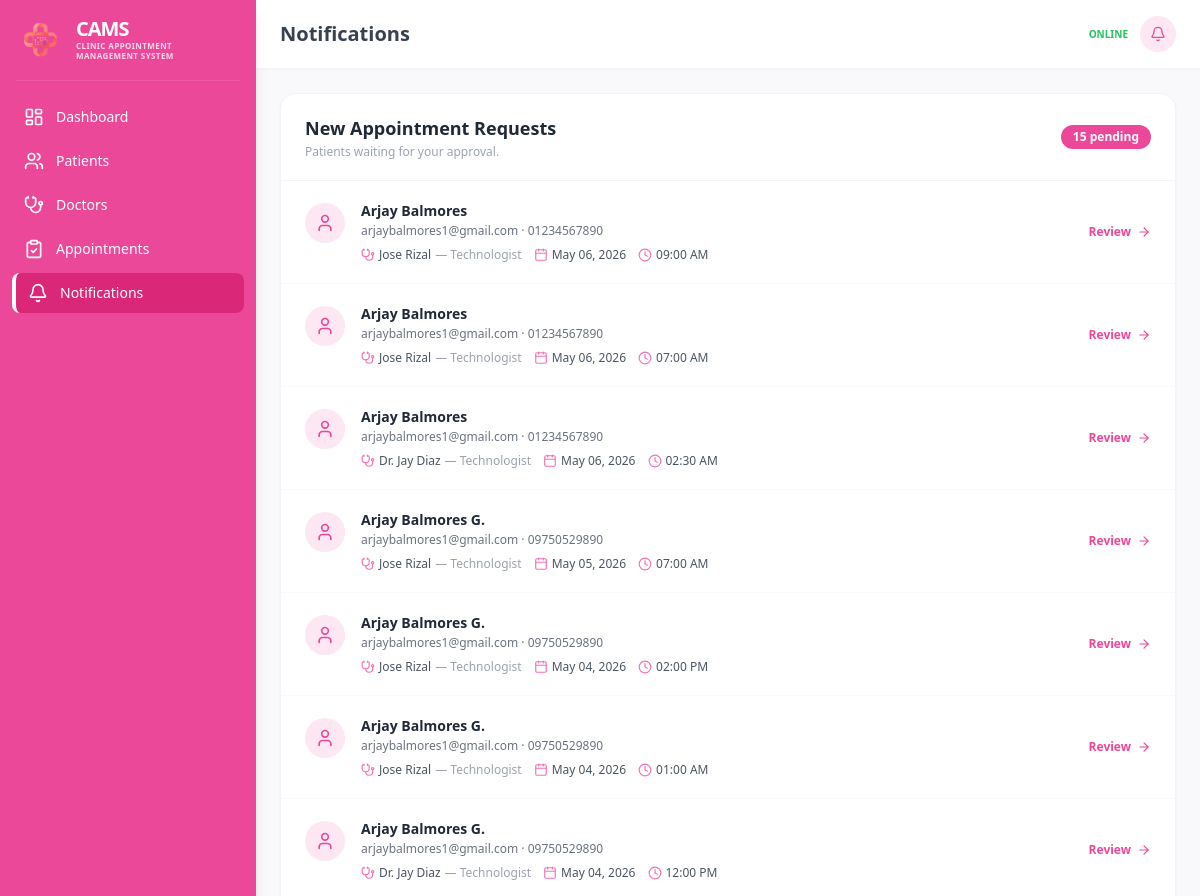
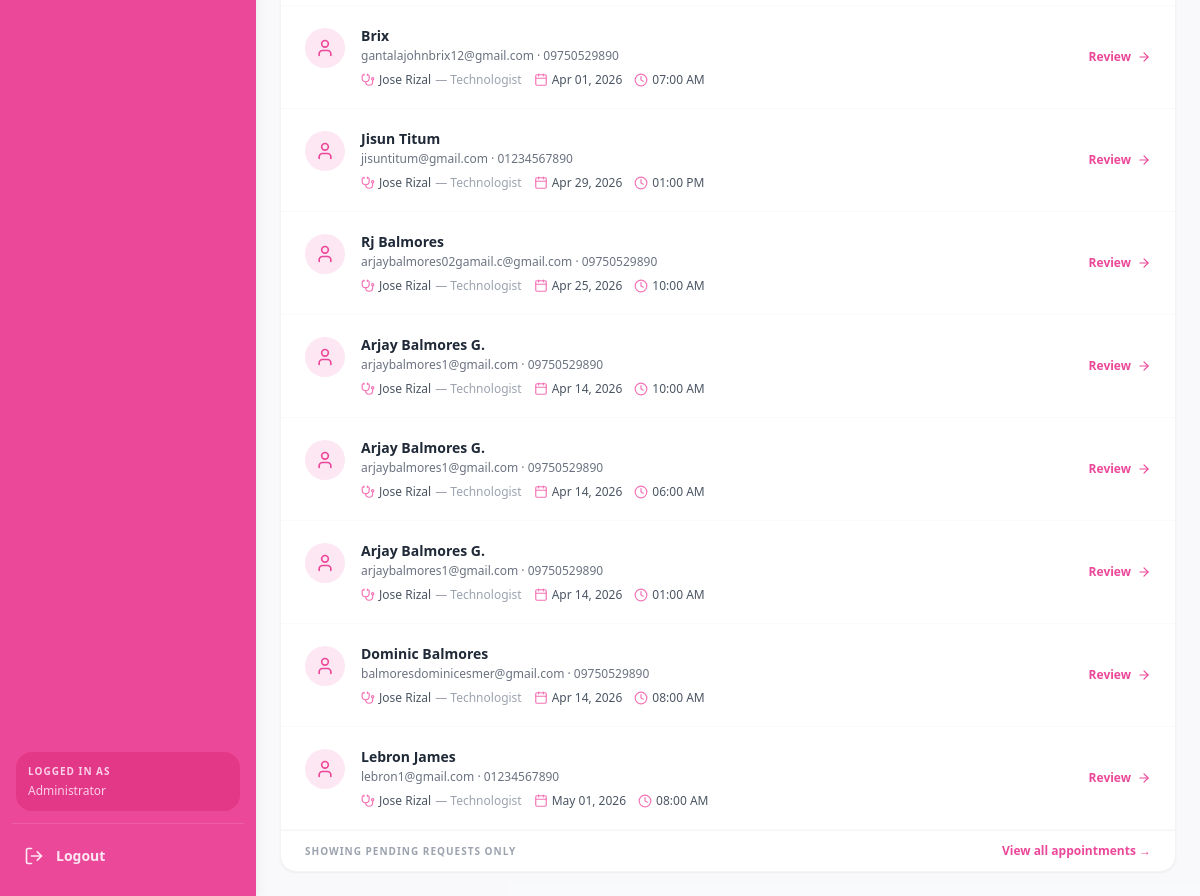
The app's page /notification_dashB.php (signed in) with its own data (2 pictures, top to bottom).
### tables this page shows
CREATE TABLE `appointments` (
  `id` int(11) NOT NULL,
  `patient_id` int(11) NOT NULL,
  `doctor_id` int(11) NOT NULL,
  `appointment_date` date NOT NULL,
  `appointment_time` time NOT NULL,
  `status` enum('pending','approved','completed','cancelled') DEFAULT 'pending',
  `remarks` text DEFAULT NULL,
  `created_at` timestamp NOT NULL DEFAULT current_timestamp()
);

CREATE TABLE `patients` (
  `id` int(11) NOT NULL,
  `name` varchar(100) NOT NULL,
  `age` int(11) DEFAULT NULL,
  `gender` varchar(10) DEFAULT NULL,
  `contact` varchar(20) NOT NULL,
  `email` varchar(100) NOT NULL,
  `address` text DEFAULT NULL,
  `status` varchar(20) DEFAULT 'Pending',
  `created_at` timestamp NOT NULL DEFAULT current_timestamp()
);

CREATE TABLE `doctors` (
  `id` int(11) NOT NULL,
  `name` varchar(100) NOT NULL,
  `specialization` varchar(100) DEFAULT NULL,
  `contact` varchar(20) DEFAULT NULL,
  `status` enum('available','unavailable') DEFAULT 'available',
  `created_at` timestamp NOT NULL DEFAULT current_timestamp()
);

### notification_dashB.php (the view, shortened to what this page needs)
<?php
include("conn.php");
$unread_res   = mysqli_query($conn, "SELECT COUNT(*) as total FROM appointments WHERE status = 'pending'");
$unread_count = mysqli_fetch_assoc($unread_res)['total'] ?? 0;
?>
<!DOCTYPE html>
<html lang="en">
<head>
    <script src="https://cdn.tailwindcss.com"></script>
</head>
<body class="bg-gray-50 overflow-hidden">
<div class="flex h-screen overflow-hidden">
    <aside id="sidebar" class="fixed md:static inset-y-0 left-0 z-50 w-64 bg-pink-500 text-white flex flex-col shadow-lg
                               -translate-x-full md:translate-x-0 transition-transform duration-300">
        <div class="flex items-center p-4 gap-3">
            <img class="w-12 h-12 flex-shrink-0" src="mainlogo.png" alt="CAMS Logo">
            <div>
                <h1 class="font-bold text-xl uppercase tracking-tighter leading-none">CAMS</h1>
                <p class="font-bold text-[8px] text-pink-100 uppercase tracking-wider opacity-90 leading-tight mt-0.5">
                    Clinic Appointment <br> Management System
                </p>
            </div>
        </div>
        <hr class="border-pink-400 mx-4 opacity-50">
        <nav class="mt-4 flex-1 px-3">
            <ul class="space-y-1">
                <li><a href="admin_dashboard.php" class="flex items-center hover:bg-pink-600 px-3 py-2.5 rounded-lg transition-all"><i data-lucide="layout-dashboard" class="w-5 h-5 flex-shrink-0"></i><span class="ml-3 font-medium text-sm whitespace-nowrap">Dashboard</span></a></li>
                <li><a href="patients_dashB.php" class="flex items-center hover:bg-pink-600 px-3 py-2.5 rounded-lg transition-all"><i data-lucide="users" class="w-5 h-5 flex-shrink-0"></i><span class="ml-3 font-medium text-sm whitespace-nowrap">Patients</span></a></li>
                <li><a href="doctors_dashB.php" class="flex items-center hover:bg-pink-600 px-3 py-2.5 rounded-lg transition-all"><i data-lucide="stethoscope" class="w-5 h-5 flex-shrink-0"></i><span class="ml-3 font-medium text-sm whitespace-nowrap">Doctors</span></a></li>
                <li><a href="appointment_dashB.php" class="flex items-center hover:bg-pink-600 px-3 py-2.5 rounded-lg transition-all"><i data-lucide="clipboard-check" class="w-5 h-5 flex-shrink-0"></i><span class="ml-3 font-medium text-sm whitespace-nowrap">Appointments</span></a></li>
                <li><a href="notification_dashB.php" class="flex items-center bg-pink-600 border-l-4 border-white px-3 py-2.5 rounded-lg transition-all"><i data-lucide="bell" class="w-5 h-5 flex-shrink-0"></i><span class="ml-3 font-medium text-sm whitespace-nowrap">Notifications</span></a></li>
            </ul>
        </nav>
        <div class="px-4 pb-3">
            <div class="bg-pink-600/50 rounded-2xl p-3">
                <p class="text-[10px] text-pink-200 font-bold uppercase tracking-widest mb-1">Logged in as</p>
                <p class="text-pink-200 text-xs">Administrator</p>
            </div>
        </div>
        <div class="px-3 pb-5">
            <hr class="border-pink-400 mb-3 opacity-50">
            <button onclick="location.href='logout.php'" class="w-full flex items-center px-3 py-2.5 hover:bg-pink-700 rounded-xl transition-all text-pink-100 hover:text-white">
                <i data-lucide="log-out" class="w-5 h-5 flex-shrink-0"></i>
                <span class="ml-3 font-bold text-sm">Logout</span>
            </button>
        </div>
    </aside>
    <div class="flex-1 flex flex-col min-w-0 overflow-hidden">
        <header class="bg-white border-b border-gray-100 shadow-sm px-6 py-4 flex justify-between items-center flex-shrink-0">
            <div class="flex items-center gap-4">
                <h2 class="text-xl font-bold text-gray-700">Notifications</h2>
            </div>
            <div class="flex items-center gap-3">
                <div class="text-right hidden sm:block">
                    <p class="text-[10px] text-green-500 font-semibold uppercase">Online</p>
                </div>
                <div class="w-9 h-9 bg-pink-100 rounded-full flex items-center justify-center text-pink-500">
                    <i data-lucide="bell" class="w-4 h-4"></i>
                </div>
            </div>
        </header>
        <div class="flex-1 overflow-hidden p-6 bg-gray-50/50">
            <div class="bg-white rounded-2xl shadow-sm border border-gray-100 h-full flex flex-col overflow-hidden">
                <div class="px-6 py-5 border-b border-gray-100 flex items-center justify-between">
                    <div>
                        <h3 class="text-lg font-black text-gray-800">New Appointment Requests</h3>
                        <p class="text-xs text-gray-400 font-medium mt-0.5">Patients waiting for your approval.</p>
                    </div>
                    <?php if ($unread_count > 0): ?>
                    <span class="bg-pink-500 text-white text-xs font-black px-3 py-1 rounded-full">
                        <?= $unread_count; ?> pending
                    </span>
                    <?php endif; ?>
                </div>
                <div class="flex-1 overflow-y-auto custom-scrollbar">
                    <?php
                    $result = mysqli_query($conn, "
                        SELECT a.*, p.name AS patient_name, p.contact, p.email,
                               d.name AS doctor_name, d.specialization
                        FROM appointments a
                        JOIN patients p ON a.patient_id = p.id
                        JOIN doctors d ON a.doctor_id = d.id
                        WHERE a.status = 'pending'
                        ORDER BY a.id DESC
                    ");
                    if (mysqli_num_rows($result) > 0):
                        while ($row = mysqli_fetch_assoc($result)):
                            $fmt_date = date('M d, Y', strtotime($row['appointment_date']));
                            $fmt_time = date('h:i A', strtotime($row['appointment_time']));
                    ?>
                    <div class="px-6 py-5 border-b border-gray-50 hover:bg-pink-50/30 transition-all flex flex-col sm:flex-row sm:items-center justify-between gap-4">
                        <div class="flex items-start gap-4">
                            <div class="w-10 h-10 bg-pink-100 rounded-full flex items-center justify-center text-pink-500 flex-shrink-0 mt-0.5">
                                <i data-lucide="user" class="w-5 h-5"></i>
                            </div>
                            <div>
                                <p class="font-bold text-gray-800 text-sm"><?= htmlspecialchars($row['patient_name']); ?></p>
                                <p class="text-xs text-gray-500 mt-0.5"><?= htmlspecialchars($row['email']); ?> &middot; <?= htmlspecialchars($row['contact']); ?></p>
                                <div class="flex items-center gap-3 mt-2 flex-wrap">
                                    <span class="flex items-center gap-1 text-xs text-gray-600">
                                        <i data-lucide="stethoscope" class="w-3.5 h-3.5 text-pink-400"></i>
                                        <?= htmlspecialchars($row['doctor_name']); ?>
                                        <span class="text-gray-400">— <?= htmlspecialchars($row['specialization']); ?></span>
                                    </span>
                                    <span class="flex items-center gap-1 text-xs text-gray-600">
                                        <i data-lucide="calendar" class="w-3.5 h-3.5 text-pink-400"></i>
                                        <?= $fmt_date; ?>
                                    </span>
                                    <span class="flex items-center gap-1 text-xs text-gray-600">
                                        <i data-lucide="clock" class="w-3.5 h-3.5 text-pink-400"></i>
                                        <?= $fmt_time; ?>
                                    </span>
                                </div>
                            </div>
                        </div>
                        <a href="appointment_dashB.php"
                           class="flex items-center gap-1.5 text-pink-500 hover:text-pink-700 text-xs font-bold transition-all flex-shrink-0 whitespace-nowrap">
                            Review <i data-lucide="arrow-right" class="w-3.5 h-3.5"></i>
                        </a>
                    </div>
                    <?php
                        endwhile;
                    endif; ?>
                </div>
                <div class="px-6 py-3 border-t border-gray-100 flex items-center justify-between">
                    <p class="text-[10px] text-gray-400 font-bold uppercase tracking-widest">Showing pending requests only</p>
                    <a href="appointment_dashB.php" class="text-xs text-pink-500 font-bold hover:underline">View all appointments →</a>
                </div>
            </div>
        </div>
    </div>
</div>
</body>
</html>

### records on screen
appointments: patient.name "Arjay Balmores", patient.email "arjaybalmores1@gmail.com", patient.contact "01234567890", doctor.name "Jose Rizal", doctor.specialization "Technologist", appointment_date "May 06, 2026", appointment_time "09:00 AM"
appointments: patient.name "Arjay Balmores", patient.email "arjaybalmores1@gmail.com", patient.contact "01234567890", doctor.name "Jose Rizal", doctor.specialization "Technologist", appointment_date "May 06, 2026", appointment_time "07:00 AM"
appointments: patient.name "Arjay Balmores", patient.email "arjaybalmores1@gmail.com", patient.contact "01234567890", doctor.name "Dr. Jay Diaz", doctor.specialization "Technologist", appointment_date "May 06, 2026", appointment_time "02:30 AM"
appointments: patient.name "Arjay Balmores G.", patient.email "arjaybalmores1@gmail.com", patient.contact "09750529890", doctor.name "Jose Rizal", doctor.specialization "Technologist", appointment_date "May 05, 2026", appointment_time "07:00 AM"
appointments: patient.name "Arjay Balmores G.", patient.email "arjaybalmores1@gmail.com", patient.contact "09750529890", doctor.name "Jose Rizal", doctor.specialization "Technologist", appointment_date "May 04, 2026", appointment_time "02:00 PM"
appointments: patient.name "Arjay Balmores G.", patient.email "arjaybalmores1@gmail.com", patient.contact "09750529890", doctor.name "Jose Rizal", doctor.specialization "Technologist", appointment_date "May 04, 2026", appointment_time "01:00 AM"
appointments: patient.name "Arjay Balmores G.", patient.email "arjaybalmores1@gmail.com", patient.contact "09750529890", doctor.name "Dr. Jay Diaz", doctor.specialization "Technologist", appointment_date "May 04, 2026", appointment_time "12:00 PM"
appointments: patient.name "Brix", patient.email "gantalajohnbrix12@gmail.com", patient.contact "09750529890", doctor.name "Jose Rizal", doctor.specialization "Technologist", appointment_date "Apr 01, 2026", appointment_time "07:00 AM"
appointments: patient.name "Jisun Titum", patient.email "jisuntitum@gmail.com", patient.contact "01234567890", doctor.name "Jose Rizal", doctor.specialization "Technologist", appointment_date "Apr 29, 2026", appointment_time "01:00 PM"
appointments: patient.name "Rj Balmores", patient.email "arjaybalmores02gamail.c@gmail.com", patient.contact "09750529890", doctor.name "Jose Rizal", doctor.specialization "Technologist", appointment_date "Apr 25, 2026", appointment_time "10:00 AM"
appointments: patient.name "Arjay Balmores G.", patient.email "arjaybalmores1@gmail.com", patient.contact "09750529890", doctor.name "Jose Rizal", doctor.specialization "Technologist", appointment_date "Apr 14, 2026", appointment_time "10:00 AM"
appointments: patient.name "Arjay Balmores G.", patient.email "arjaybalmores1@gmail.com", patient.contact "09750529890", doctor.name "Jose Rizal", doctor.specialization "Technologist", appointment_date "Apr 14, 2026", appointment_time "06:00 AM"
appointments: patient.name "Arjay Balmores G.", patient.email "arjaybalmores1@gmail.com", patient.contact "09750529890", doctor.name "Jose Rizal", doctor.specialization "Technologist", appointment_date "Apr 14, 2026", appointment_time "01:00 AM"
appointments: patient.name "Dominic Balmores", patient.email "balmoresdominicesmer@gmail.com", patient.contact "09750529890", doctor.name "Jose Rizal", doctor.specialization "Technologist", appointment_date "Apr 14, 2026", appointment_time "08:00 AM"
appointments: patient.name "Lebron James", patient.email "lebron1@gmail.com", patient.contact "01234567890", doctor.name "Jose Rizal", doctor.specialization "Technologist", appointment_date "May 01, 2026", appointment_time "08:00 AM"

### other values on screen
$unread_count "15"
